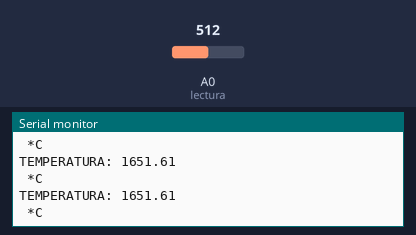
The sketch below on a simulated Arduino Uno, built with avr-gcc and run on an emulated ATmega328P. On the bench: the last lines printed to the serial monitor. The test bench sets the inputs (shaded band); at power-on: A0 (lectura) = 512.

Above: at 1.3 s.
1.4 s: A0 (lectura) set to 716
At 1.82 s:
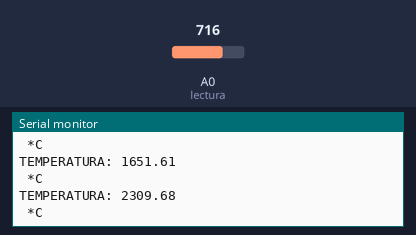
2.9 s: A0 (lectura) set to 900
At 3.32 s:
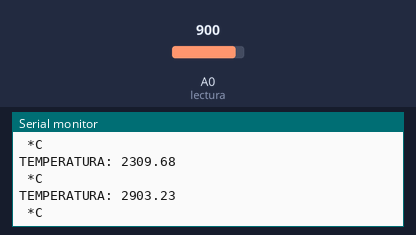
Timing chart, 0 to 5.9 s (numbered marks = the images above; inputs shaded):
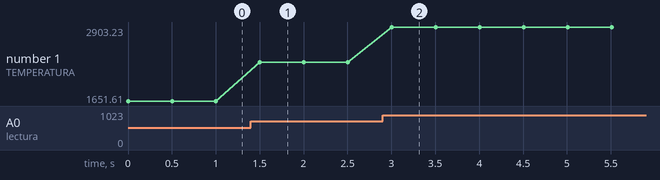

The sketch:

lm35_serial.ino
```cpp
int lectura=A0;
float valor;
float volt;
float temp;

void setup() {
  pinMode(lectura, INPUT);
  analogReference(EXTERNAL);
  Serial.begin(9600);
}

void loop() {
  valor=analogRead(A0);
  volt=(valor/1023.0)*3300;
  temp=volt/10;
 Serial.print("TEMPERATURA: ");
  Serial.println(volt);
 Serial.println(" *C");
  delay(500);
}
```

Measured:
- after the input at 1.4 s, the serial monitor: prints a new line after 0.10 s (image 1)
- after the input at 2.9 s, the serial monitor: prints a new line after 0.11 s (image 2)
- plotted number 1: 1651.61 → 2309.68 after the input at 1.4 s, 2309.68 → 2903.23 after the input at 2.9 s
